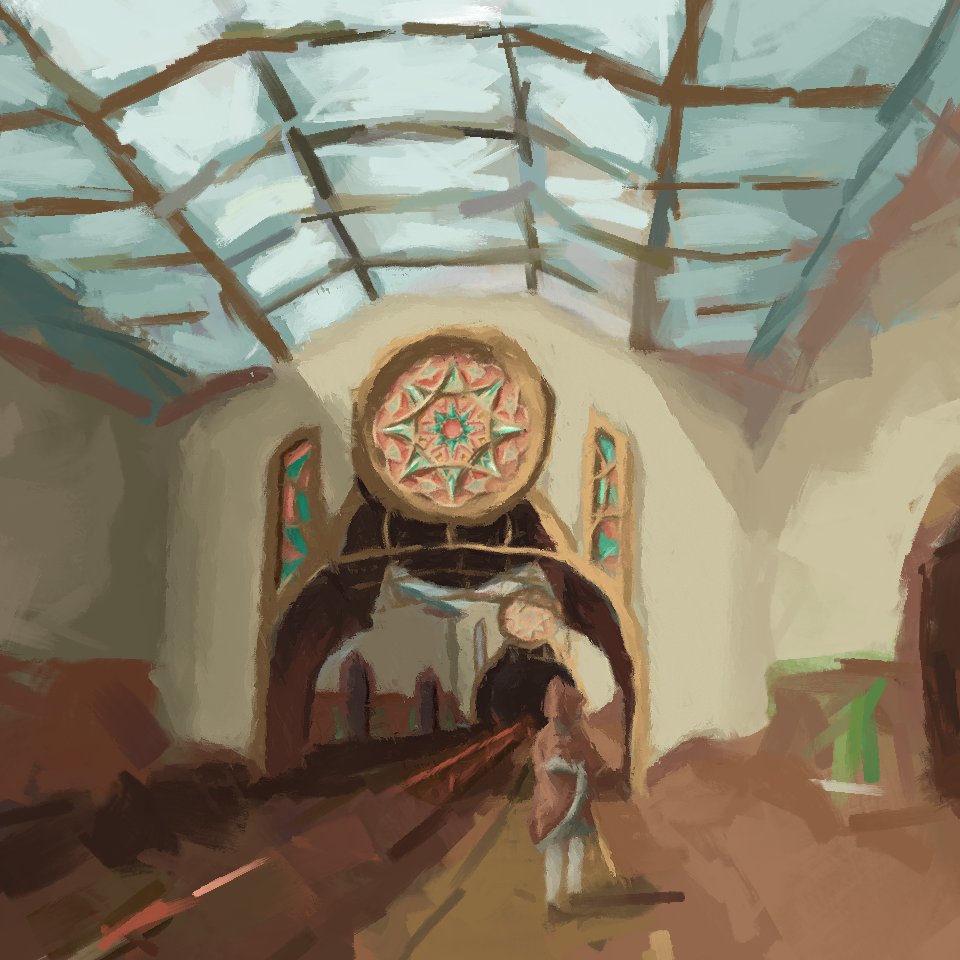
#> input picture img.png, 960 x 960 px
$ python main.py
#> lines starting #> are read from the running program, lines starting #| are printed output that depends on the picture; after the words box and inside, x2 and y2 are one past the last pixel; in counts of white or black regions, pixels touching at a corner belong together
### UI.py
import cv2
import numpy as np
import matplotlib.pyplot as plt

def nothing(x):
    pass

# Dot initial position (center of img_tex_show)
dots_pos = []  # List to store positions of dots
dot_radius = 5
dot_color = [(255, 144, 55), (0, 255, 0), (0, 0, 255), (255, 0, 0)]  # Different colors for different dots

#光源位置 (极坐标 r, theta)
sun_pos = [0.0,0.0]

# [32 lines left out: function mouse_callback, not called in this run]

def display_images(img1, img2, img3):
    height = max(img1.shape[0], img2.shape[0], img3.shape[0])
    width = img1.shape[1] + img2.shape[1] + img3.shape[1]
    combined_image = np.zeros((height, width, 3), dtype=np.uint8)
    combined_image[:img1.shape[0], :img1.shape[1]] = img1
    combined_image[:img2.shape[0], img1.shape[1]:img1.shape[1] + img2.shape[1]] = img2
    combined_image[:img3.shape[0], img1.shape[1] + img2.shape[1]:] = img3
    # Draw the dot on the combined image
    for i, pos in enumerate(dots_pos):
        cv2.circle(combined_image, (pos[0], pos[1]), dot_radius, dot_color[i % len(dot_color)], -1)
    cv2.line(combined_image, (180,180), (int(180+sun_pos[0]*np.cos(sun_pos[1])), int(180-sun_pos[0]*np.sin(sun_pos[1]))), (128,255,255))
    cv2.circle(combined_image, (int(180+sun_pos[0]*np.cos(sun_pos[1])), int(180-sun_pos[0]*np.sin(sun_pos[1]))), 8, (128,255,255), -1)
    cv2.imshow('window', combined_image)

### main.py
import cv2
import numpy as np
import matplotlib.pyplot as plt
import UI
import normal
import filter
import normal_new

cv2.namedWindow('window')
# Source Image
img_src = cv2.imread('./img.png')
#> img_src is the input picture: shape (960, 960, 3); mean B, G, R 107.8, 128.2, 138.2
src_x = img_src.shape[1]
#> src_x = 960
src_y = img_src.shape[0]
#> src_y = 960
src_zoom = 360.0 / src_x
#> src_zoom = 0.375
print(src_x,src_zoom,src_y) #调试信息
#| 960 0.375 960
print("Please select four points outlining the area you want to process.\nThey will be transformed into a square.")
img_src_show = cv2.resize(img_src, (int(src_x * src_zoom), int(src_y * src_zoom)), interpolation=cv2.INTER_CUBIC)
# Texture Image
tex_x = 512
tex_y = 512
img_tex = np.zeros((tex_x,tex_y,3),np.uint8)
tex_zoom = 360.0 / tex_x
img_tex_show = cv2.resize(img_tex, (int(tex_x * tex_zoom), int(tex_y * tex_zoom)), interpolation=cv2.INTER_CUBIC)
# Normal Map
normal_x = 512
normal_y = 512
img_normal = np.zeros((normal_x,normal_y,3),np.uint8)
normal_zoom = 360.0 / normal_x
img_normal_show = cv2.resize(img_normal, (int(normal_x * normal_zoom), int(normal_y * normal_zoom)), interpolation=cv2.INTER_CUBIC)

canProcess = False

cv2.setMouseCallback('window', UI.mouse_callback)

# These bars are not used currently
cv2.createTrackbar('bar1','window',0,255,UI.nothing)
cv2.createTrackbar('bar2','window',0,100,UI.nothing)
cv2.createTrackbar('bar3','window',0,359,UI.nothing)

def processImage():
    global img_src, img_tex, img_normal, tex_zoom
    value1 = cv2.getTrackbarPos('bar1','window')

    if len(UI.dots_pos) == 4:
        # 将UI.dots_pos中的点从展示图像坐标反向映射回原图坐标
        pts_src = np.array([[int(pos[0] / src_zoom), int(pos[1] / src_zoom)] for pos in UI.dots_pos], dtype=np.float32)
        center = np.mean(pts_src, axis=0)
        angles = np.arctan2(pts_src[:, 1] - center[1], pts_src[:, 0] - center[0])
        sorted_indices = np.argsort(angles)
        pts_src = pts_src[sorted_indices] # 计算每个点相对于重心的角度，并据此排序，这样不拘泥于输入顺序

        # 定义目标区域为512x512的矩形，原图中去做变换，精度更高
        pts_dst = np.array([
            [0, 0],
            [512, 0],
            [512, 512],
            [0, 512]
        ], dtype=np.float32)

        # 计算透视变换矩阵
        M = cv2.getPerspectiveTransform(pts_src, pts_dst)

        # 应用透视变换到原始图像上，输出大小设置为512x512
        warped = cv2.warpPerspective(img_src, M, (512, 512))

        # 把视角转换后的纹理用filer进行光照归一化
        #img_tex = filter.filter4(warped, value1)


        # 内部纹理处理时，我们用的是512像素，输出前要压缩一下，这里计算压缩率
        tex_zoom = 360.0 / 512

        # 理论上normal是根据texture图生成的，但filter未完成时可以暂时用原图
        img_normal = normal_new.getNormal(img_src, UI.sun_pos[1], UI.sun_pos[0]/100)
    else:
        print("Please select exactly four points on the source image.")


while True:
    if cv2.getWindowProperty('window', cv2.WND_PROP_VISIBLE) < 1:
        break
    if canProcess:
        processImage()
        print("Selected points:")
        for i, pos in enumerate(UI.dots_pos):
            print(f"  Point {i+1}: {pos}")  #打印点的坐标
        canProcess = False
    value2 = cv2.getTrackbarPos('bar2','window')
    value3 = cv2.getTrackbarPos('bar3','window')
    UI.sun_pos[0]=value2
    UI.sun_pos[1]=value3* np.pi / 180
    img_tex_show = cv2.resize(img_tex, (int(tex_x * tex_zoom), int(tex_y * tex_zoom)), interpolation=cv2.INTER_CUBIC)
    img_normal_show = cv2.resize(img_normal, (int(normal_x * normal_zoom), int(normal_y * normal_zoom)), interpolation=cv2.INTER_CUBIC)
    UI.display_images(img_src_show, img_tex_show, img_normal_show)
#> in display_images, `combined_image[:img1.shape[0], :img1.shape[1]] = img1`:
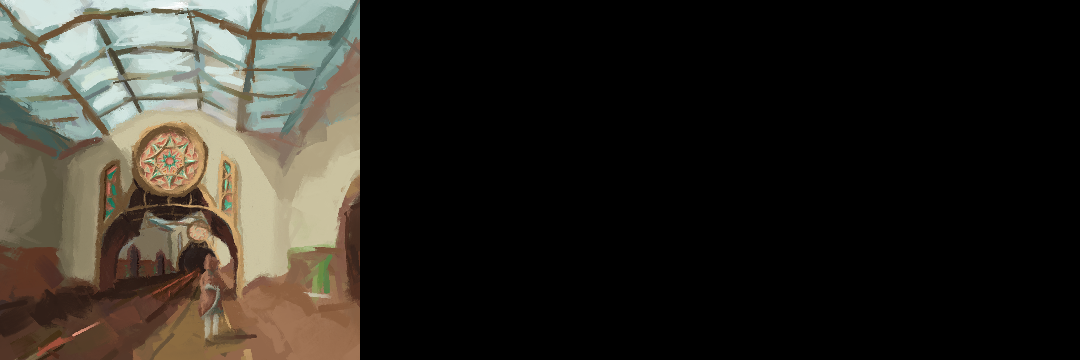
#> combined_image: shape (360, 1080, 3); mean B, G, R 35.9, 42.7, 46
#> in display_images, `cv2.line(combined_image, (180,180), (int(180+sun_pos[0]*np.cos(sun_pos..`: combined_image: shape (360, 1080, 3); under 0.01% of pixels changed, all inside (x1, y1, x2, y2) = (180, 180, 181, 181)
#> in display_images, `cv2.circle(combined_image, (int(180+sun_pos[0]*np.cos(sun_pos[1])), in..`:
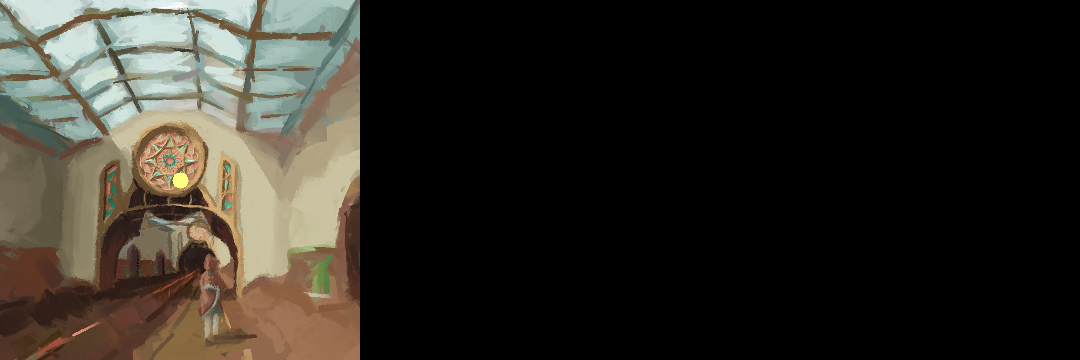
#> combined_image: shape (360, 1080, 3); mean B, G, R 35.9, 42.8, 46.1
    key = cv2.waitKey(1) & 0xFF
#> (key Esc is pressed here)
    if key == 27:  # [Esc] key
        break
    elif key == 32:
        if len(UI.dots_pos) == 4:  # [Space] key 按下，且选择了四个点
            canProcess = True
        else:
            print("Please select exactly four points on the source image.")


cv2.destroyAllWindows()
